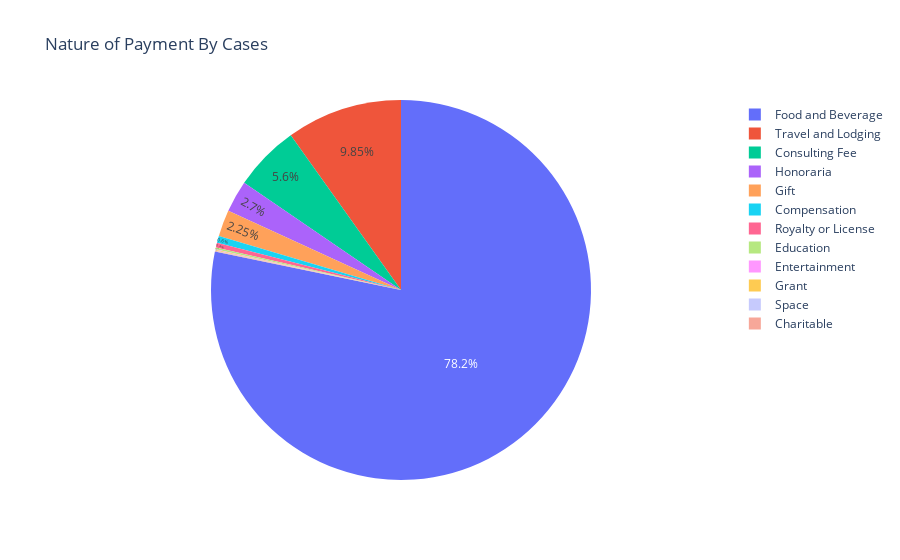
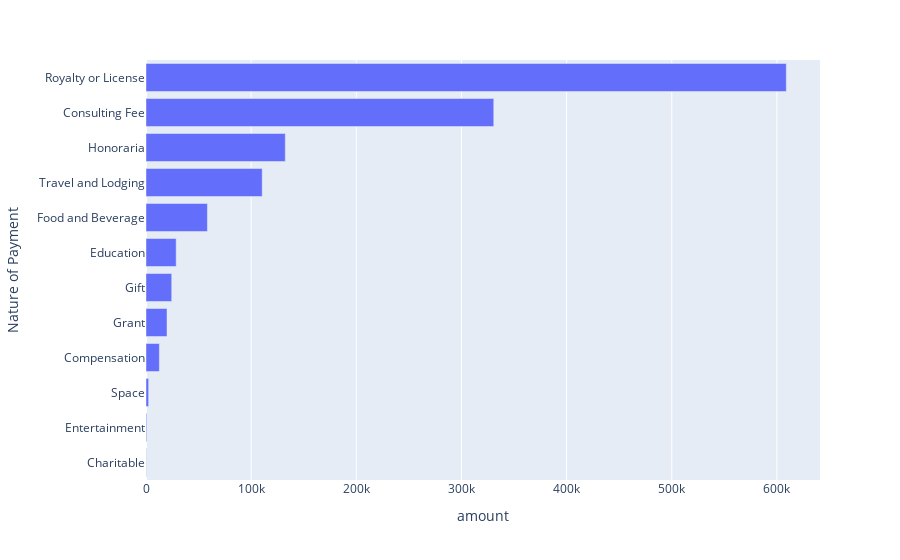

The notebook cell saved with these charts, in order:
### Code cell
# extract counts
a = header_dict['Nature_of_Payment_or_Transfer_of_Value']
b = header_dict['Total_Amount_of_Payment_USDollars']

def simplifier(x):
    if len(x) >=20:
        return x.split(" ")[0]
    else:
        return x
    
nature_of_payment_count = rdd_list.map(lambda x: simplifier(x[a])).countByValue()

# extract amounts
nature_of_payment_amount = rdd_list.map(lambda x: (simplifier(x[a]), float(x[b]))).groupByKey().mapValues(lambda x: sum(x))\
                            .sortBy(lambda x : x[1])
# to df
nature_of_payment_count_df = pd.DataFrame.from_dict(nature_of_payment_count, orient='index', columns = ['counts'])
nature_of_payment_count_df.reset_index(inplace=True)

nature_of_payment_amount_df = pd.DataFrame(nature_of_payment_amount.collect(), columns=['Nature of Payment', 'amount'])

# plot 
fig6 = px.pie(nature_of_payment_count_df, values='counts', names='index',
              title='Nature of Payment By Cases')#, color_discrete_sequence=list(reversed(px.colors.sequential.Greens)))
fig6.update_traces(textposition='inside')
fig6.show()

fig7 = px.bar(nature_of_payment_amount_df, y="Nature of Payment", x="amount", orientation='h')
fig7.show()

### Figure 1 — Plotly figure (JSON) as saved in the notebook; plotly's stock layout.template omitted (floating-point values rounded to 4 significant figures)
{"data": [{"domain": {"x": [0, 1], "y": [0, 1]}, "hovertemplate": "index=%{label}<br>counts=%{value}<extra></extra>", "labels": ["Food and Beverage", "Travel and Lodging", "Entertainment", "Consulting Fee", "Honoraria", "Compensation", "Gift", "Education", "Grant", "Space", "Royalty or License", "Charitable"], "legendgroup": "", "name": "", "showlegend": true, "textposition": "inside", "type": "pie", "values": [1564, 197, 1, 112, 54, 12, 45, 3, 1, 1, 8, 1]}], "layout": {"legend": {"tracegroupgap": 0}, "title": {"text": "Nature of Payment By Cases"}}}

### Figure 2 — Plotly figure (JSON) as saved in the notebook; plotly's stock layout.template omitted (floating-point values rounded to 4 significant figures)
{"data": [{"alignmentgroup": "True", "hovertemplate": "amount=%{x}<br>Nature of Payment=%{y}<extra></extra>", "legendgroup": "", "marker": {"color": "#636efa", "pattern": {"shape": ""}}, "name": "", "offsetgroup": "", "orientation": "h", "showlegend": false, "textposition": "auto", "type": "bar", "x": [293.5, 675, 2500, 12700.0, 20000, 24450.0, 28695, 58390.0, 110500.0, 132500.0, 330700.0, 608900.0], "xaxis": "x", "y": ["Charitable", "Entertainment", "Space", "Compensation", "Grant", "Gift", "Education", "Food and Beverage", "Travel and Lodging", "Honoraria", "Consulting Fee", "Royalty or License"], "yaxis": "y"}], "layout": {"barmode": "relative", "legend": {"tracegroupgap": 0}, "margin": {"t": 60}, "xaxis": {"anchor": "y", "domain": [0, 1], "title": {"text": "amount"}}, "yaxis": {"anchor": "x", "domain": [0, 1], "title": {"text": "Nature of Payment"}}}}
